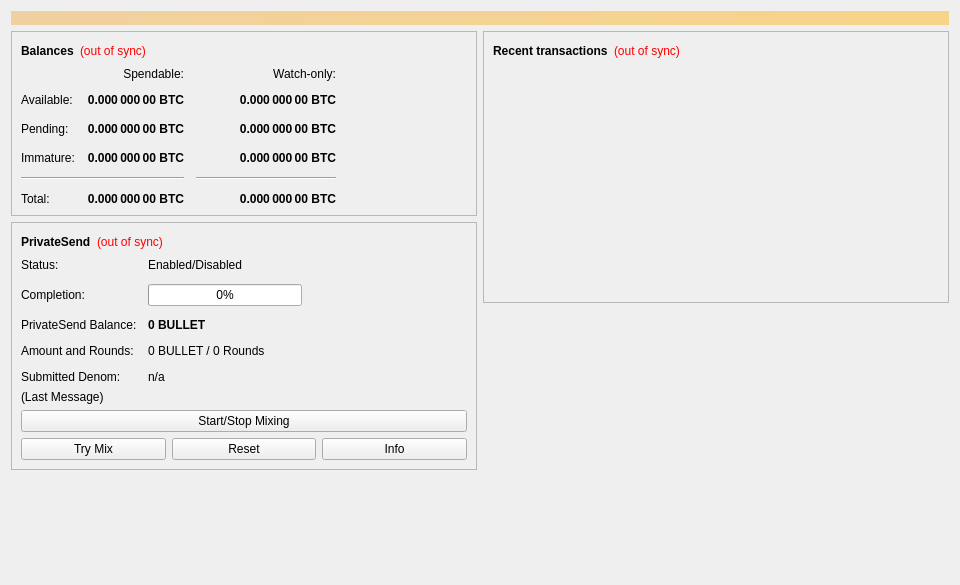
<?xml version="1.0" encoding="UTF-8"?>
<ui version="4.0">
 <class>OverviewPage</class>
 <widget class="QWidget" name="OverviewPage">
  <property name="geometry">
   <rect>
    <x>0</x>
    <y>0</y>
    <width>960</width>
    <height>585</height>
   </rect>
  </property>
  <property name="minimumSize">
   <size>
    <width>960</width>
    <height>0</height>
   </size>
  </property>
  <property name="windowTitle">
   <string>Form</string>
  </property>
  <layout class="QVBoxLayout" name="topLayout">
   <item>
    <widget class="QLabel" name="labelAlerts">
     <property name="visible">
      <bool>false</bool>
     </property>
     <property name="styleSheet">
      <string notr="true">background-color: qlineargradient(x1: 0, y1: 0, x2: 1, y2: 0, stop:0 #F0D0A0, stop:1 #F8D488); color:#000000;</string>
     </property>
     <property name="wordWrap">
      <bool>true</bool>
     </property>
     <property name="margin">
      <number>3</number>
     </property>
    </widget>
   </item>
   <item>
    <layout class="QHBoxLayout" name="horizontalLayout" stretch="1,1">
     <item>
      <layout class="QVBoxLayout" name="verticalLayout_2">
       <item>
        <widget class="QFrame" name="frame">
         <property name="frameShape">
          <enum>QFrame::StyledPanel</enum>
         </property>
         <property name="frameShadow">
          <enum>QFrame::Raised</enum>
         </property>
         <layout class="QVBoxLayout" name="verticalLayout_4">
          <item>
           <layout class="QHBoxLayout" name="horizontalLayout_4">
            <item>
             <widget class="QLabel" name="label_5">
              <property name="font">
               <font>
                <weight>75</weight>
                <bold>true</bold>
               </font>
              </property>
              <property name="text">
               <string>Balances</string>
              </property>
             </widget>
            </item>
            <item>
             <widget class="QLabel" name="labelWalletStatus">
              <property name="toolTip">
               <string>The displayed information may be out of date. Your wallet automatically synchronizes with the Bullet network after a connection is established, but this process has not completed yet.</string>
              </property>
              <property name="styleSheet">
               <string notr="true">QLabel { color: red; }</string>
              </property>
              <property name="text">
               <string notr="true">(out of sync)</string>
              </property>
              <property name="alignment">
               <set>Qt::AlignLeading|Qt::AlignLeft|Qt::AlignVCenter</set>
              </property>
             </widget>
            </item>
            <item>
             <spacer name="horizontalSpacer_3">
              <property name="orientation">
               <enum>Qt::Horizontal</enum>
              </property>
              <property name="sizeHint" stdset="0">
               <size>
                <width>40</width>
                <height>20</height>
               </size>
              </property>
             </spacer>
            </item>
           </layout>
          </item>
          <item>
           <layout class="QGridLayout" name="gridLayout">
            <property name="spacing">
             <number>12</number>
            </property>
            <item row="2" column="2">
             <widget class="QLabel" name="labelWatchPending">
              <property name="font">
               <font>
                <weight>75</weight>
                <bold>true</bold>
               </font>
              </property>
              <property name="cursor">
               <cursorShape>IBeamCursor</cursorShape>
              </property>
              <property name="toolTip">
               <string>Unconfirmed transactions to watch-only addresses</string>
              </property>
              <property name="text">
               <string notr="true">0.000 000 00 BTC</string>
              </property>
              <property name="alignment">
               <set>Qt::AlignRight|Qt::AlignTrailing|Qt::AlignVCenter</set>
              </property>
              <property name="textInteractionFlags">
               <set>Qt::LinksAccessibleByMouse|Qt::TextSelectableByKeyboard|Qt::TextSelectableByMouse</set>
              </property>
             </widget>
            </item>
            <item row="2" column="1">
             <widget class="QLabel" name="labelUnconfirmed">
              <property name="font">
               <font>
                <weight>75</weight>
                <bold>true</bold>
               </font>
              </property>
              <property name="cursor">
               <cursorShape>IBeamCursor</cursorShape>
              </property>
              <property name="toolTip">
               <string>Total of transactions that have yet to be confirmed, and do not yet count toward the spendable balance</string>
              </property>
              <property name="text">
               <string notr="true">0.000 000 00 BTC</string>
              </property>
              <property name="alignment">
               <set>Qt::AlignRight|Qt::AlignTrailing|Qt::AlignVCenter</set>
              </property>
              <property name="textInteractionFlags">
               <set>Qt::LinksAccessibleByMouse|Qt::TextSelectableByKeyboard|Qt::TextSelectableByMouse</set>
              </property>
             </widget>
            </item>
            <item row="3" column="2">
             <widget class="QLabel" name="labelWatchImmature">
              <property name="font">
               <font>
                <weight>75</weight>
                <bold>true</bold>
               </font>
              </property>
              <property name="cursor">
               <cursorShape>IBeamCursor</cursorShape>
              </property>
              <property name="toolTip">
               <string>Mined balance in watch-only addresses that has not yet matured</string>
              </property>
              <property name="text">
               <string notr="true">0.000 000 00 BTC</string>
              </property>
              <property name="alignment">
               <set>Qt::AlignRight|Qt::AlignTrailing|Qt::AlignVCenter</set>
              </property>
              <property name="textInteractionFlags">
               <set>Qt::LinksAccessibleByMouse|Qt::TextSelectableByKeyboard|Qt::TextSelectableByMouse</set>
              </property>
             </widget>
            </item>
            <item row="4" column="0" colspan="2">
             <widget class="Line" name="lineSpendableBalance">
              <property name="orientation">
               <enum>Qt::Horizontal</enum>
              </property>
             </widget>
            </item>
            <item row="4" column="2">
             <widget class="Line" name="lineWatchBalance">
              <property name="sizePolicy">
               <sizepolicy hsizetype="Preferred" vsizetype="Fixed">
                <horstretch>0</horstretch>
                <verstretch>0</verstretch>
               </sizepolicy>
              </property>
              <property name="minimumSize">
               <size>
                <width>140</width>
                <height>0</height>
               </size>
              </property>
              <property name="orientation">
               <enum>Qt::Horizontal</enum>
              </property>
             </widget>
            </item>
            <item row="5" column="0">
             <widget class="QLabel" name="labelTotalText">
              <property name="text">
               <string>Total:</string>
              </property>
             </widget>
            </item>
            <item row="3" column="1">
             <widget class="QLabel" name="labelImmature">
              <property name="font">
               <font>
                <weight>75</weight>
                <bold>true</bold>
               </font>
              </property>
              <property name="cursor">
               <cursorShape>IBeamCursor</cursorShape>
              </property>
              <property name="toolTip">
               <string>Mined balance that has not yet matured</string>
              </property>
              <property name="text">
               <string notr="true">0.000 000 00 BTC</string>
              </property>
              <property name="alignment">
               <set>Qt::AlignRight|Qt::AlignTrailing|Qt::AlignVCenter</set>
              </property>
              <property name="textInteractionFlags">
               <set>Qt::LinksAccessibleByMouse|Qt::TextSelectableByKeyboard|Qt::TextSelectableByMouse</set>
              </property>
             </widget>
            </item>
            <item row="2" column="3">
             <spacer name="horizontalSpacer_2">
              <property name="orientation">
               <enum>Qt::Horizontal</enum>
              </property>
              <property name="sizeHint" stdset="0">
               <size>
                <width>40</width>
                <height>20</height>
               </size>
              </property>
             </spacer>
            </item>
            <item row="3" column="0">
             <widget class="QLabel" name="labelImmatureText">
              <property name="text">
               <string>Immature:</string>
              </property>
             </widget>
            </item>
            <item row="5" column="1">
             <widget class="QLabel" name="labelTotal">
              <property name="font">
               <font>
                <weight>75</weight>
                <bold>true</bold>
               </font>
              </property>
              <property name="cursor">
               <cursorShape>IBeamCursor</cursorShape>
              </property>
              <property name="toolTip">
               <string>Your current total balance</string>
              </property>
              <property name="text">
               <string notr="true">0.000 000 00 BTC</string>
              </property>
              <property name="alignment">
               <set>Qt::AlignRight|Qt::AlignTrailing|Qt::AlignVCenter</set>
              </property>
              <property name="textInteractionFlags">
               <set>Qt::LinksAccessibleByMouse|Qt::TextSelectableByKeyboard|Qt::TextSelectableByMouse</set>
              </property>
             </widget>
            </item>
            <item row="5" column="2">
             <widget class="QLabel" name="labelWatchTotal">
              <property name="font">
               <font>
                <weight>75</weight>
                <bold>true</bold>
               </font>
              </property>
              <property name="cursor">
               <cursorShape>IBeamCursor</cursorShape>
              </property>
              <property name="toolTip">
               <string>Current total balance in watch-only addresses</string>
              </property>
              <property name="text">
               <string notr="true">0.000 000 00 BTC</string>
              </property>
              <property name="alignment">
               <set>Qt::AlignRight|Qt::AlignTrailing|Qt::AlignVCenter</set>
              </property>
              <property name="textInteractionFlags">
               <set>Qt::LinksAccessibleByMouse|Qt::TextSelectableByKeyboard|Qt::TextSelectableByMouse</set>
              </property>
             </widget>
            </item>
            <item row="0" column="2">
             <widget class="QLabel" name="labelWatchonly">
              <property name="text">
               <string>Watch-only:</string>
              </property>
              <property name="alignment">
               <set>Qt::AlignRight|Qt::AlignTrailing|Qt::AlignVCenter</set>
              </property>
             </widget>
            </item>
            <item row="1" column="0">
             <widget class="QLabel" name="labelBalanceText">
              <property name="text">
               <string>Available:</string>
              </property>
             </widget>
            </item>
            <item row="1" column="1">
             <widget class="QLabel" name="labelBalance">
              <property name="font">
               <font>
                <weight>75</weight>
                <bold>true</bold>
               </font>
              </property>
              <property name="cursor">
               <cursorShape>IBeamCursor</cursorShape>
              </property>
              <property name="toolTip">
               <string>Your current spendable balance</string>
              </property>
              <property name="text">
               <string notr="true">0.000 000 00 BTC</string>
              </property>
              <property name="alignment">
               <set>Qt::AlignRight|Qt::AlignTrailing|Qt::AlignVCenter</set>
              </property>
              <property name="textInteractionFlags">
               <set>Qt::LinksAccessibleByMouse|Qt::TextSelectableByKeyboard|Qt::TextSelectableByMouse</set>
              </property>
             </widget>
            </item>
            <item row="1" column="2">
             <widget class="QLabel" name="labelWatchAvailable">
              <property name="font">
               <font>
                <weight>75</weight>
                <bold>true</bold>
               </font>
              </property>
              <property name="cursor">
               <cursorShape>IBeamCursor</cursorShape>
              </property>
              <property name="toolTip">
               <string>Your current balance in watch-only addresses</string>
              </property>
              <property name="text">
               <string notr="true">0.000 000 00 BTC</string>
              </property>
              <property name="alignment">
               <set>Qt::AlignRight|Qt::AlignTrailing|Qt::AlignVCenter</set>
              </property>
              <property name="textInteractionFlags">
               <set>Qt::LinksAccessibleByMouse|Qt::TextSelectableByKeyboard|Qt::TextSelectableByMouse</set>
              </property>
             </widget>
            </item>
            <item row="2" column="0">
             <widget class="QLabel" name="labelPendingText">
              <property name="text">
               <string>Pending:</string>
              </property>
             </widget>
            </item>
            <item row="0" column="1">
             <widget class="QLabel" name="labelSpendable">
              <property name="text">
               <string>Spendable:</string>
              </property>
              <property name="alignment">
               <set>Qt::AlignRight|Qt::AlignTrailing|Qt::AlignVCenter</set>
              </property>
             </widget>
            </item>
           </layout>
          </item>
         </layout>
        </widget>
       </item>
       <item>
        <widget class="QFrame" name="framePrivateSend">
         <property name="layoutDirection">
          <enum>Qt::LeftToRight</enum>
         </property>
         <property name="frameShape">
          <enum>QFrame::StyledPanel</enum>
         </property>
         <property name="frameShadow">
          <enum>QFrame::Raised</enum>
         </property>
         <layout class="QVBoxLayout" name="VerticalLayout_PS1">
          <item>
           <layout class="QHBoxLayout" name="horizontalLayout_5">
            <item>
             <widget class="QLabel" name="labelPrivateSendHeader">
              <property name="font">
               <font>
                <weight>75</weight>
                <bold>true</bold>
               </font>
              </property>
              <property name="text">
               <string>PrivateSend</string>
              </property>
             </widget>
            </item>
            <item>
             <widget class="QLabel" name="labelPrivateSendSyncStatus">
              <property name="toolTip">
               <string>The displayed information may be out of date. Your wallet automatically synchronizes with the Bullet network after a connection is established, but this process has not completed yet.</string>
              </property>
              <property name="styleSheet">
               <string notr="true">QLabel { color: red; }</string>
              </property>
              <property name="text">
               <string notr="true">(out of sync)</string>
              </property>
              <property name="alignment">
               <set>Qt::AlignLeading|Qt::AlignLeft|Qt::AlignVCenter</set>
              </property>
             </widget>
            </item>
            <item>
             <spacer name="horizontalSpacer_4">
              <property name="orientation">
               <enum>Qt::Horizontal</enum>
              </property>
              <property name="sizeHint" stdset="0">
               <size>
                <width>40</width>
                <height>20</height>
               </size>
              </property>
             </spacer>
            </item>
           </layout>
          </item>
          <item>
           <layout class="QFormLayout" name="privateSendFormLayout">
            <property name="fieldGrowthPolicy">
             <enum>QFormLayout::AllNonFixedFieldsGrow</enum>
            </property>
            <property name="horizontalSpacing">
             <number>11</number>
            </property>
            <property name="verticalSpacing">
             <number>12</number>
            </property>
            <item row="0" column="0">
             <widget class="QLabel" name="labelPrivateSendEnabledText">
              <property name="text">
               <string>Status:</string>
              </property>
             </widget>
            </item>
            <item row="0" column="1">
             <widget class="QLabel" name="labelPrivateSendEnabled">
              <property name="text">
               <string>Enabled/Disabled</string>
              </property>
             </widget>
            </item>
            <item row="1" column="0">
             <widget class="QLabel" name="labelCompletitionText">
              <property name="text">
               <string>Completion:</string>
              </property>
             </widget>
            </item>
            <item row="1" column="1">
             <widget class="QProgressBar" name="privateSendProgress">
              <property name="maximumSize">
               <size>
                <width>154</width>
                <height>16777215</height>
               </size>
              </property>
              <property name="value">
               <number>0</number>
              </property>
             </widget>
            </item>
            <item row="2" column="0">
             <widget class="QLabel" name="labelAnonymizedText">
              <property name="text">
               <string>PrivateSend Balance:</string>
              </property>
             </widget>
            </item>
            <item row="2" column="1">
             <widget class="QLabel" name="labelAnonymized">
              <property name="font">
               <font>
                <weight>75</weight>
                <bold>true</bold>
               </font>
              </property>
              <property name="text">
               <string notr="true">0 BULLET</string>
              </property>
             </widget>
            </item>
            <item row="3" column="0">
             <widget class="QLabel" name="labelAmountAndRoundsText">
              <property name="text">
               <string>Amount and Rounds:</string>
              </property>
             </widget>
            </item>
            <item row="3" column="1">
             <widget class="QLabel" name="labelAmountRounds">
              <property name="text">
               <string>0 BULLET / 0 Rounds</string>
              </property>
             </widget>
            </item>
            <item row="4" column="0">
             <widget class="QLabel" name="labelSubmittedDenomText">
              <property name="text">
               <string>Submitted Denom:</string>
              </property>
             </widget>
            </item>
            <item row="4" column="1">
             <widget class="QLabel" name="labelSubmittedDenom">
              <property name="toolTip">
               <string>The denominations you submitted to the Masternode.&lt;br&gt;To mix, other users must submit the exact same denominations.</string>
              </property>
              <property name="text">
               <string>n/a</string>
              </property>
             </widget>
            </item>
           </layout>
          </item>
          <item>
           <layout class="QVBoxLayout" name="VerticalLayout_PS">
            <item>
             <widget class="QLabel" name="labelPrivateSendLastMessage">
              <property name="text">
               <string>(Last Message)</string>
              </property>
              <property name="alignment">
               <set>Qt::AlignLeading|Qt::AlignLeft|Qt::AlignTop</set>
              </property>
              <property name="wordWrap">
               <bool>true</bool>
              </property>
             </widget>
            </item>
            <item>
             <widget class="QPushButton" name="togglePrivateSend">
              <property name="sizePolicy">
               <sizepolicy hsizetype="MinimumExpanding" vsizetype="Fixed">
                <horstretch>0</horstretch>
                <verstretch>0</verstretch>
               </sizepolicy>
              </property>
              <property name="text">
               <string>Start/Stop Mixing</string>
              </property>
             </widget>
            </item>
            <item>
             <layout class="QHBoxLayout" name="horizontalLayout_debugbuttons">
              <item>
               <widget class="QPushButton" name="privateSendAuto">
                <property name="sizePolicy">
                 <sizepolicy hsizetype="MinimumExpanding" vsizetype="Fixed">
                  <horstretch>0</horstretch>
                  <verstretch>0</verstretch>
                 </sizepolicy>
                </property>
                <property name="toolTip">
                 <string>Try to manually submit a PrivateSend request.</string>
                </property>
                <property name="text">
                 <string>Try Mix</string>
                </property>
               </widget>
              </item>
              <item>
               <widget class="QPushButton" name="privateSendReset">
                <property name="sizePolicy">
                 <sizepolicy hsizetype="MinimumExpanding" vsizetype="Fixed">
                  <horstretch>0</horstretch>
                  <verstretch>0</verstretch>
                 </sizepolicy>
                </property>
                <property name="toolTip">
                 <string>Reset the current status of PrivateSend (can interrupt PrivateSend if it's in the process of Mixing, which can cost you money!)</string>
                </property>
                <property name="autoFillBackground">
                 <bool>false</bool>
                </property>
                <property name="text">
                 <string>Reset</string>
                </property>
               </widget>
              </item>
              <item>
               <widget class="QPushButton" name="privateSendInfo">
                <property name="sizePolicy">
                 <sizepolicy hsizetype="MinimumExpanding" vsizetype="Fixed">
                  <horstretch>0</horstretch>
                  <verstretch>0</verstretch>
                 </sizepolicy>
                </property>
                <property name="toolTip">
                 <string>Information about PrivateSend and Mixing</string>
                </property>
                <property name="text">
                 <string>Info</string>
                </property>
               </widget>
              </item>
             </layout>
            </item>
           </layout>
          </item>
         </layout>
        </widget>
       </item>
       <item>
        <spacer name="verticalSpacer">
         <property name="orientation">
          <enum>Qt::Vertical</enum>
         </property>
         <property name="sizeHint" stdset="0">
          <size>
           <width>20</width>
           <height>40</height>
          </size>
         </property>
        </spacer>
       </item>
      </layout>
     </item>
     <item>
      <layout class="QVBoxLayout" name="verticalLayout_3">
       <item>
        <widget class="QFrame" name="frame_2">
         <property name="frameShape">
          <enum>QFrame::StyledPanel</enum>
         </property>
         <property name="frameShadow">
          <enum>QFrame::Raised</enum>
         </property>
         <layout class="QVBoxLayout" name="verticalLayout">
          <item>
           <layout class="QHBoxLayout" name="horizontalLayout_2">
            <item>
             <widget class="QLabel" name="label_4">
              <property name="font">
               <font>
                <weight>75</weight>
                <bold>true</bold>
               </font>
              </property>
              <property name="text">
               <string>Recent transactions</string>
              </property>
             </widget>
            </item>
            <item>
             <widget class="QLabel" name="labelTransactionsStatus">
              <property name="toolTip">
               <string>The displayed information may be out of date. Your wallet automatically synchronizes with the Bullet network after a connection is established, but this process has not completed yet.</string>
              </property>
              <property name="styleSheet">
               <string notr="true">QLabel { color: red; }</string>
              </property>
              <property name="text">
               <string notr="true">(out of sync)</string>
              </property>
              <property name="alignment">
               <set>Qt::AlignLeading|Qt::AlignLeft|Qt::AlignVCenter</set>
              </property>
             </widget>
            </item>
            <item>
             <spacer name="horizontalSpacer">
              <property name="orientation">
               <enum>Qt::Horizontal</enum>
              </property>
              <property name="sizeHint" stdset="0">
               <size>
                <width>40</width>
                <height>20</height>
               </size>
              </property>
             </spacer>
            </item>
           </layout>
          </item>
          <item>
           <widget class="QListView" name="listTransactions">
            <property name="styleSheet">
             <string notr="true">QListView { background: transparent; }</string>
            </property>
            <property name="frameShape">
             <enum>QFrame::NoFrame</enum>
            </property>
            <property name="verticalScrollBarPolicy">
             <enum>Qt::ScrollBarAlwaysOff</enum>
            </property>
            <property name="horizontalScrollBarPolicy">
             <enum>Qt::ScrollBarAlwaysOff</enum>
            </property>
            <property name="selectionMode">
             <enum>QAbstractItemView::NoSelection</enum>
            </property>
           </widget>
          </item>
         </layout>
        </widget>
       </item>
       <item>
        <spacer name="verticalSpacer_2">
         <property name="orientation">
          <enum>Qt::Vertical</enum>
         </property>
         <property name="sizeHint" stdset="0">
          <size>
           <width>20</width>
           <height>40</height>
          </size>
         </property>
        </spacer>
       </item>
      </layout>
     </item>
    </layout>
   </item>
  </layout>
 </widget>
 <resources/>
 <connections/>
</ui>
